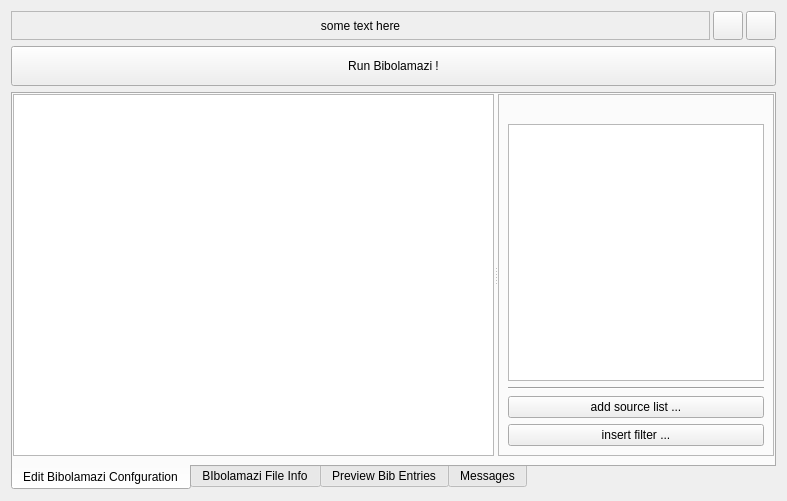
<?xml version="1.0" encoding="UTF-8"?>
<ui version="4.0">
 <class>OpenBibFile</class>
 <widget class="QWidget" name="OpenBibFile">
  <property name="geometry">
   <rect>
    <x>0</x>
    <y>0</y>
    <width>787</width>
    <height>501</height>
   </rect>
  </property>
  <layout class="QGridLayout" name="lyt">
   <item row="1" column="0">
    <widget class="QPushButton" name="btnGo">
     <property name="minimumSize">
      <size>
       <width>0</width>
       <height>40</height>
      </size>
     </property>
     <property name="text">
      <string>Run Bibolamazi !</string>
     </property>
     <property name="icon">
      <iconset resource="bibolamazi_res.qrc">
       <normaloff>:/pic/ok.png</normaloff>:/pic/ok.png</iconset>
     </property>
    </widget>
   </item>
   <item row="2" column="0">
    <widget class="QTabWidget" name="tabs">
     <property name="tabPosition">
      <enum>QTabWidget::South</enum>
     </property>
     <property name="currentIndex">
      <number>0</number>
     </property>
     <widget class="QWidget" name="pageConfig">
      <attribute name="title">
       <string>Edit Bibolamazi Confguration</string>
      </attribute>
      <layout class="QVBoxLayout" name="verticalLayout_2">
       <property name="spacing">
        <number>3</number>
       </property>
       <property name="leftMargin">
        <number>0</number>
       </property>
       <property name="topMargin">
        <number>0</number>
       </property>
       <property name="rightMargin">
        <number>0</number>
       </property>
       <property name="bottomMargin">
        <number>8</number>
       </property>
       <item>
        <widget class="QSplitter" name="splitEditConfig">
         <property name="orientation">
          <enum>Qt::Horizontal</enum>
         </property>
         <widget class="QTextEdit" name="txtConfig">
          <property name="sizePolicy">
           <sizepolicy hsizetype="Expanding" vsizetype="Expanding">
            <horstretch>9</horstretch>
            <verstretch>0</verstretch>
           </sizepolicy>
          </property>
          <property name="acceptRichText">
           <bool>false</bool>
          </property>
         </widget>
         <widget class="QStackedWidget" name="stackEditTools">
          <property name="frameShape">
           <enum>QFrame::StyledPanel</enum>
          </property>
          <property name="frameShadow">
           <enum>QFrame::Raised</enum>
          </property>
          <property name="currentIndex">
           <number>0</number>
          </property>
          <widget class="QWidget" name="toolspageBase">
           <layout class="QVBoxLayout" name="verticalLayout_3">
            <item>
             <widget class="QLabel" name="lblFavorites">
              <property name="pixmap">
               <pixmap resource="bibolamazi_res.qrc">:/pic/bookmark.png</pixmap>
              </property>
              <property name="alignment">
               <set>Qt::AlignCenter</set>
              </property>
              <property name="textInteractionFlags">
               <set>Qt::NoTextInteraction</set>
              </property>
             </widget>
            </item>
            <item>
             <widget class="QTreeView" name="treeFavorites">
              <property name="font">
               <font>
                <italic>true</italic>
               </font>
              </property>
              <property name="dragDropMode">
               <enum>QAbstractItemView::InternalMove</enum>
              </property>
              <property name="rootIsDecorated">
               <bool>false</bool>
              </property>
              <attribute name="headerVisible">
               <bool>false</bool>
              </attribute>
             </widget>
            </item>
            <item>
             <widget class="Line" name="line">
              <property name="orientation">
               <enum>Qt::Horizontal</enum>
              </property>
             </widget>
            </item>
            <item>
             <widget class="QPushButton" name="btnAddSourceList">
              <property name="text">
               <string>add source list ...</string>
              </property>
             </widget>
            </item>
            <item>
             <widget class="QPushButton" name="btnAddFilter">
              <property name="text">
               <string>insert filter ...</string>
              </property>
             </widget>
            </item>
           </layout>
          </widget>
          <widget class="QWidget" name="toolspageSource">
           <layout class="QVBoxLayout" name="verticalLayout_4">
            <property name="margin">
             <number>0</number>
            </property>
            <item>
             <widget class="SourceListEditor" name="sourceListEditor" native="true"/>
            </item>
           </layout>
          </widget>
          <widget class="QWidget" name="toolspageFilter">
           <layout class="QVBoxLayout" name="verticalLayout_5">
            <property name="margin">
             <number>0</number>
            </property>
            <item>
             <widget class="FilterInstanceEditor" name="filterInstanceEditor" native="true"/>
            </item>
           </layout>
          </widget>
         </widget>
        </widget>
       </item>
      </layout>
     </widget>
     <widget class="QWidget" name="pageInfo">
      <attribute name="title">
       <string>BIbolamazi File Info</string>
      </attribute>
      <layout class="QVBoxLayout" name="verticalLayout">
       <property name="leftMargin">
        <number>0</number>
       </property>
       <property name="topMargin">
        <number>0</number>
       </property>
       <property name="rightMargin">
        <number>0</number>
       </property>
       <property name="bottomMargin">
        <number>8</number>
       </property>
       <item>
        <widget class="QTextBrowser" name="txtInfo">
         <property name="tabChangesFocus">
          <bool>true</bool>
         </property>
         <property name="html">
          <string>&lt;!DOCTYPE HTML PUBLIC &quot;-//W3C//DTD HTML 4.0//EN&quot; &quot;http://www.w3.org/TR/REC-html40/strict.dtd&quot;&gt;
&lt;html&gt;&lt;head&gt;&lt;meta name=&quot;qrichtext&quot; content=&quot;1&quot; /&gt;&lt;style type=&quot;text/css&quot;&gt;
p, li { white-space: pre-wrap; }
&lt;/style&gt;&lt;/head&gt;&lt;body style=&quot; font-family:'Lucida Grande'; font-size:13pt; font-weight:400; font-style:normal;&quot;&gt;
&lt;p align=&quot;center&quot; style=&quot; margin-top:20px; margin-bottom:0px; margin-left:0px; margin-right:0px; -qt-block-indent:0; text-indent:0px;&quot;&gt;&lt;span style=&quot; font-style:italic; color:#b1311d;&quot;&gt;&amp;lt;no file open&amp;gt;&lt;/span&gt;&lt;/p&gt;&lt;/body&gt;&lt;/html&gt;</string>
         </property>
         <property name="openLinks">
          <bool>false</bool>
         </property>
        </widget>
       </item>
      </layout>
     </widget>
     <widget class="QWidget" name="pageBibEntries">
      <attribute name="title">
       <string>Preview Bib Entries</string>
      </attribute>
      <layout class="QGridLayout" name="gridLayout_2">
       <property name="leftMargin">
        <number>0</number>
       </property>
       <property name="topMargin">
        <number>0</number>
       </property>
       <property name="rightMargin">
        <number>0</number>
       </property>
       <property name="bottomMargin">
        <number>8</number>
       </property>
       <item row="0" column="0">
        <widget class="QTextBrowser" name="txtBibEntries">
         <property name="font">
          <font>
           <family>Courier 10 Pitch</family>
          </font>
         </property>
         <property name="tabChangesFocus">
          <bool>true</bool>
         </property>
         <property name="openLinks">
          <bool>false</bool>
         </property>
        </widget>
       </item>
      </layout>
     </widget>
     <widget class="QWidget" name="pageLog">
      <attribute name="title">
       <string>Messages</string>
      </attribute>
      <layout class="QGridLayout" name="gridLayout">
       <property name="leftMargin">
        <number>0</number>
       </property>
       <property name="topMargin">
        <number>0</number>
       </property>
       <property name="rightMargin">
        <number>0</number>
       </property>
       <property name="bottomMargin">
        <number>8</number>
       </property>
       <item row="0" column="0" colspan="2">
        <widget class="QTextBrowser" name="txtLog">
         <property name="tabChangesFocus">
          <bool>true</bool>
         </property>
         <property name="html">
          <string notr="true">&lt;!DOCTYPE HTML PUBLIC &quot;-//W3C//DTD HTML 4.0//EN&quot; &quot;http://www.w3.org/TR/REC-html40/strict.dtd&quot;&gt;
&lt;html&gt;&lt;head&gt;&lt;meta name=&quot;qrichtext&quot; content=&quot;1&quot; /&gt;&lt;style type=&quot;text/css&quot;&gt;
p, li { white-space: pre-wrap; }
&lt;/style&gt;&lt;/head&gt;&lt;body style=&quot; font-family:'Lucida Grande'; font-size:13pt; font-weight:400; font-style:normal;&quot;&gt;
&lt;p style=&quot;-qt-paragraph-type:empty; margin-top:0px; margin-bottom:0px; margin-left:0px; margin-right:0px; -qt-block-indent:0; text-indent:0px; font-family:'Courier 10 Pitch';&quot;&gt;&lt;br /&gt;&lt;/p&gt;&lt;/body&gt;&lt;/html&gt;</string>
         </property>
         <property name="acceptRichText">
          <bool>false</bool>
         </property>
         <property name="openLinks">
          <bool>false</bool>
         </property>
        </widget>
       </item>
       <item row="1" column="0">
        <widget class="QLabel" name="lblVerbosity">
         <property name="text">
          <string>Log verbosity level (for next run):</string>
         </property>
        </widget>
       </item>
       <item row="1" column="1">
        <widget class="QComboBox" name="cbxVerbosity">
         <property name="currentIndex">
          <number>1</number>
         </property>
         <item>
          <property name="text">
           <string>Quiet</string>
          </property>
         </item>
         <item>
          <property name="text">
           <string>Information</string>
          </property>
         </item>
         <item>
          <property name="text">
           <string>Verbose</string>
          </property>
         </item>
         <item>
          <property name="text">
           <string>Very Verbose (for debugging)</string>
          </property>
         </item>
        </widget>
       </item>
      </layout>
     </widget>
    </widget>
   </item>
   <item row="0" column="0">
    <widget class="QWidget" name="wHead" native="true">
     <property name="sizePolicy">
      <sizepolicy hsizetype="Preferred" vsizetype="Fixed">
       <horstretch>0</horstretch>
       <verstretch>0</verstretch>
      </sizepolicy>
     </property>
     <layout class="QHBoxLayout" name="horizontalLayout">
      <property name="spacing">
       <number>3</number>
      </property>
      <property name="margin">
       <number>0</number>
      </property>
      <item>
       <widget class="QLabel" name="lblFileName">
        <property name="sizePolicy">
         <sizepolicy hsizetype="Preferred" vsizetype="Preferred">
          <horstretch>0</horstretch>
          <verstretch>0</verstretch>
         </sizepolicy>
        </property>
        <property name="frameShape">
         <enum>QFrame::StyledPanel</enum>
        </property>
        <property name="frameShadow">
         <enum>QFrame::Sunken</enum>
        </property>
        <property name="midLineWidth">
         <number>1</number>
        </property>
        <property name="text">
         <string>some text here</string>
        </property>
        <property name="textFormat">
         <enum>Qt::PlainText</enum>
        </property>
        <property name="alignment">
         <set>Qt::AlignCenter</set>
        </property>
       </widget>
      </item>
      <item>
       <widget class="QToolButton" name="btnRefresh">
        <property name="icon">
         <iconset resource="bibolamazi_res.qrc">
          <normaloff>:/pic/refresh.png</normaloff>:/pic/refresh.png</iconset>
        </property>
        <property name="iconSize">
         <size>
          <width>22</width>
          <height>22</height>
         </size>
        </property>
       </widget>
      </item>
      <item>
       <widget class="QToolButton" name="btnSave">
        <property name="icon">
         <iconset resource="bibolamazi_res.qrc">
          <normaloff>:/pic/save.png</normaloff>:/pic/save.png</iconset>
        </property>
        <property name="iconSize">
         <size>
          <width>22</width>
          <height>22</height>
         </size>
        </property>
       </widget>
      </item>
     </layout>
    </widget>
   </item>
  </layout>
 </widget>
 <customwidgets>
  <customwidget>
   <class>SourceListEditor</class>
   <extends>QWidget</extends>
   <header>..sourcelisteditor.h</header>
   <container>1</container>
  </customwidget>
  <customwidget>
   <class>FilterInstanceEditor</class>
   <extends>QWidget</extends>
   <header>..filterinstanceeditor.h</header>
   <container>1</container>
  </customwidget>
 </customwidgets>
 <resources>
  <include location="bibolamazi_res.qrc"/>
 </resources>
 <connections/>
</ui>
